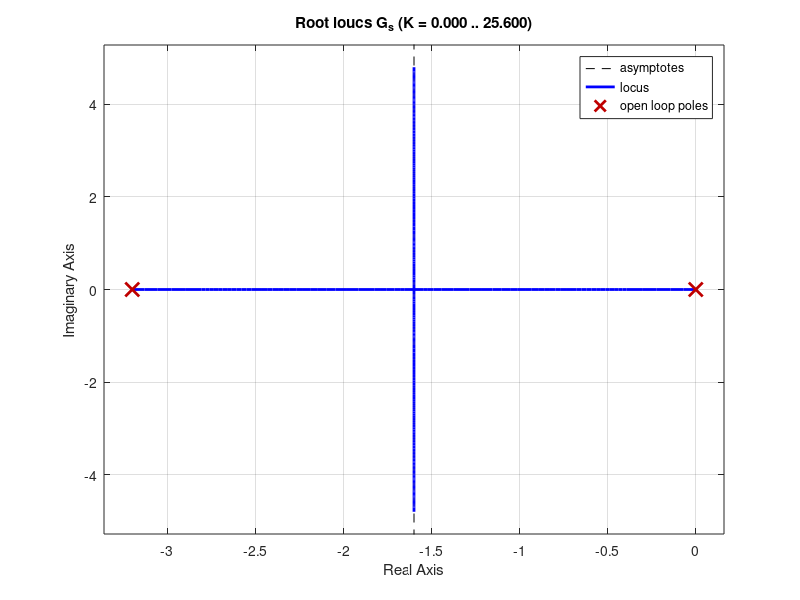
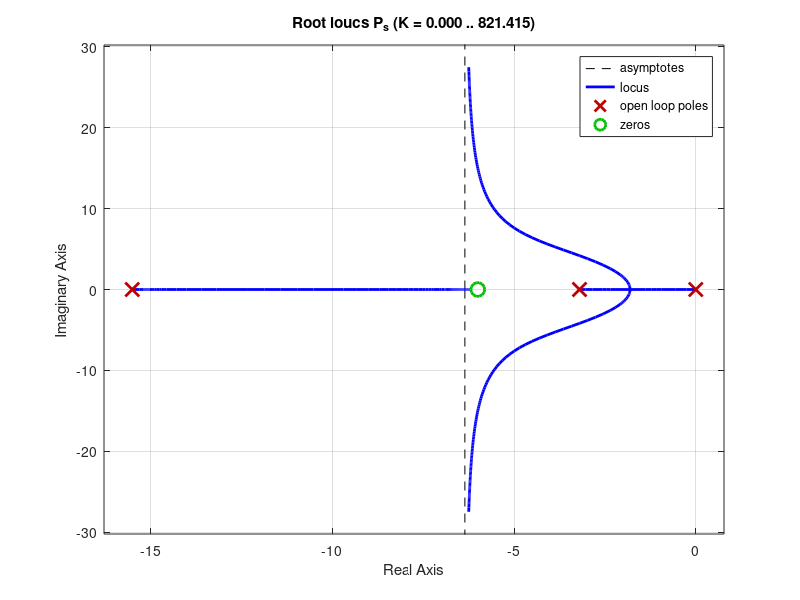

Recreate these plots in MATLAB, in order.
%% a)
G_s = tf(1, [1 3.2 0]);

%% b)
rlocus(G_s);

%% c)
z = 6;
p = 15.51;
Gc_s = tf([1 z], [1 p]);

%% d)
P_s = series(Gc_s, G_s);

%% e)
figure()
rlocus(P_s);
hold on;

%% f)
k_c = 0.6976;
G_s = series(G_s, 4.7);
Gc_s = series(Gc_s, k_c);
scaled_P_s = series(G_s, Gc_s);

%% g)
T_s = feedback(scaled_P_s, 1)

%% h) & i)
poles = pole(T_s)

%% j)

